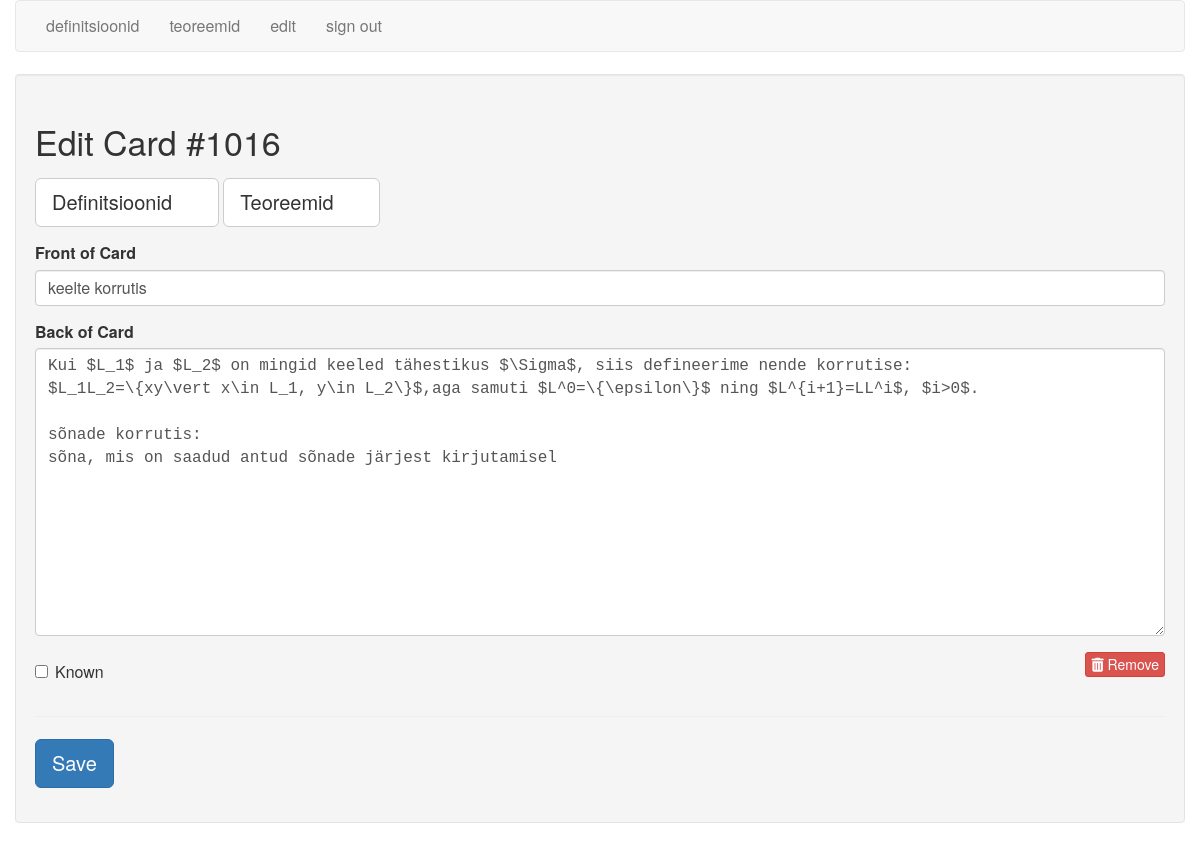
The app's page /edit/1016 (signed in), older data.
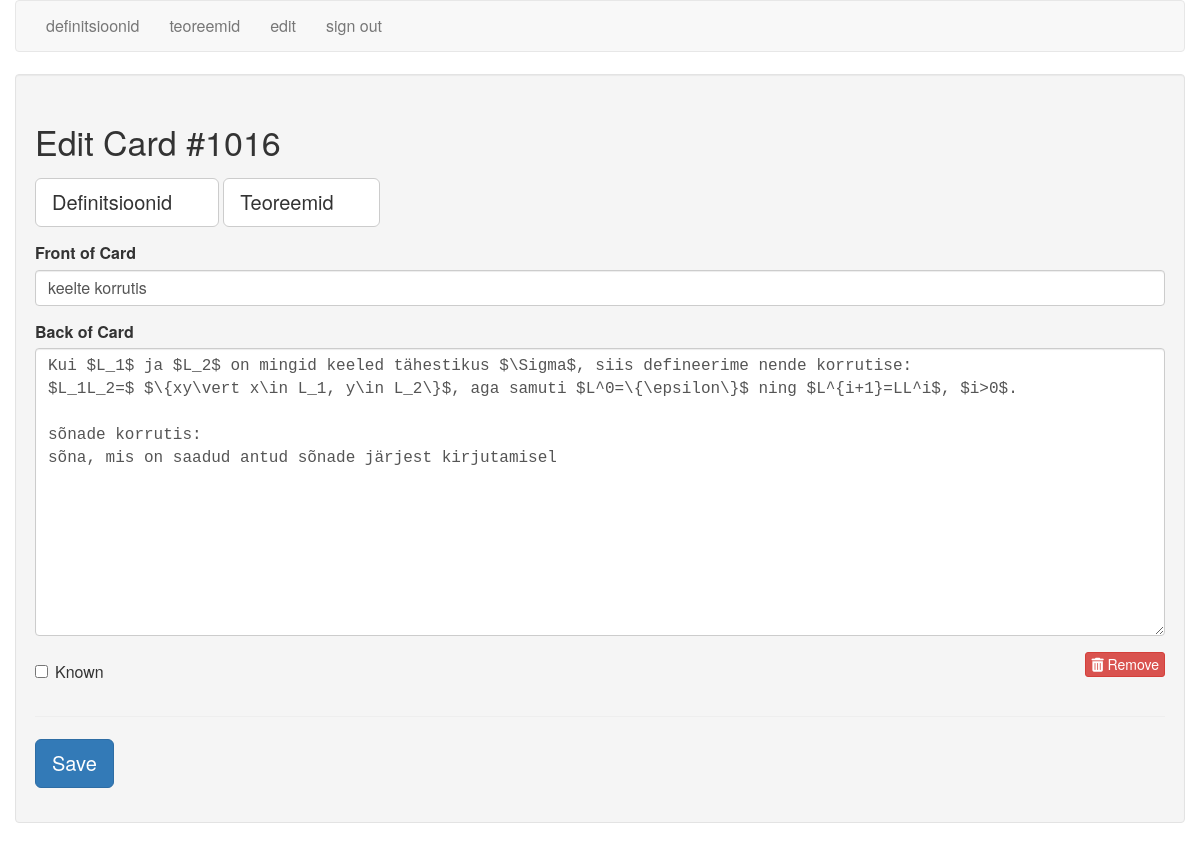
The same page, newer data.
### tables this page shows
CREATE TABLE cards (
  id integer primary key autoincrement,
  type tinyint not null, /* 1 for vocab, 2 for code */
  front text not null,
  back text not null,
  known boolean default 0
);

### flash_cards.py (the view)
@app.route('/edit/<card_id>')
def edit(card_id):
    if not session.get('logged_in'):
        return redirect(url_for('login'))
    db = get_db()
    query = '''
        SELECT id, type, front, back, known
        FROM cards
        WHERE id = ?
    '''
    cur = db.execute(query, [card_id])
    card = cur.fetchone()
    return render_template('edit.html', card=card)

### flash_cards.py (called while the page is built)
def connect_db():
    rv = sqlite3.connect(app.config['DATABASE'])
    rv.row_factory = sqlite3.Row
    return rv

def get_db():
    if not hasattr(g, 'sqlite_db'):
        g.sqlite_db = connect_db()
    return g.sqlite_db

### templates/edit.html (shortened to what this page needs)
{% extends "layout.html" %}
{% block body %}
    <div class="well">
        <h2>Edit Card #{{ card.id }}</h2>
        <form action="{{ url_for('edit_card') }}" method="post" class="cardForm">
            <div class="form-group">
                <label for="general" class="btn btn-default btn-lg">Definitsioonid &nbsp;
                </label>
                <label for="code" class="btn btn-default btn-lg">Teoreemid &nbsp;
                </label>
            </div>
            <div class="form-group">
                <label for="front">Front of Card</label>
                <input type="text" name="front" id="front" class="form-control" value="{{ card.front|e }}">
            </div>
            <div class="form-group">
                <label for="back">Back of Card</label>
                <textarea name="back"
                          class="form-control"
                          id="back"
                          placeholder="back of card"
                          rows="12">{{ card.back|e }}</textarea>
            </div>
            <div class="row">
                <div class="col-xs-6">
                    <div class="checkbox">
                        <label>
                            <input type="checkbox" name="known"
                                   value="1" {{ "checked" if (card.known == 1) else "" }} /> Known
                        </label>
                    </div>
                </div>
                <div class="col-xs-6 text-right">
                    <a href="{{ url_for('delete', card_id=card.id) }}" class="btn btn-danger btn-xs">
                        <i class="fa fa-trash"></i>
                        Remove
                    </a>
                </div>
            </div>
            <hr/>
            <div class="form-group">
                <button type="submit" class="saveButton btn btn-lg btn-primary">Save</button>
            </div>
        </form>
    </div>
{% endblock %}

### templates/layout.html (shortened to what this page needs)
<!doctype html>
<html>
<head>
    <link rel=stylesheet type=text/css href="{{ url_for('static', filename='bootstrap.min.css') }}"/>
    <link rel=stylesheet type=text/css href="{{ url_for('static', filename='style.css') }}"/>
</head>
<body>
<div class="container">
    <div class="row">
        <nav class="navbar navbar-default">
            <div class="container">
                <div class="row">
                    <div class="collapse navbar-collapse">
                        <ul class="nav navbar-nav">
                            {% if session.logged_in %}
                                <li><a href="{{ url_for('general') }}">
                                    <span class="hidden-xs">
                                       definitsioonid
                                    </span>
                                </a></li>
                                <li><a href="{{ url_for('code') }}">teoreemid</a></li>
                                <li><a href="{{ url_for('cards') }}">
                                     <span class="hidden-xs">
                                       edit
                                    </span>
                                </a></li>
                                <li><a href="{{ url_for('logout') }}">
                                    <span class="hidden-xs">
                                       sign out
                                    </span>
                                </a></li>
                            {% else %}
                                <li><a href="{{ url_for('login') }}">log in</a></li>
                            {% endif %}
                        </ul>
                    </div>
                </div>
            </div>
        </nav>
        {% block body %}{% endblock %}
    </div>
</div>
</body>
</html>

### static/style.css (style rules this page uses)
textarea { font-family: monospace; }
.navbar-collapse.collapse { display: block !important; }
.navbar-nav > li, .navbar-nav { float: left !important; }

Row changes from the older to the newer data that the page shows:
changed cards "keelte korrutis": back "…siis defineerime nende korrutise: $L_1L_2=\\{xy\\vert x\\in L_1, y\\in L_2\\}$,aga samuti $L^0=\\{\\epsilon\\}$ ning $L^{i+1}=LL^i$,…" → "…siis defineerime nende korrutise: $L_1L_2=$ $\\{xy\\vert x\\in L_1, y\\in L_2\\}$, aga samuti $L^0=\\{\\epsilon\\}$ ning $L^{i+1}=LL^i$,…"
